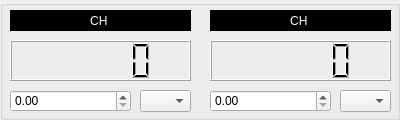
<?xml version="1.0" encoding="UTF-8"?>
<ui version="4.0">
 <class>Form</class>
 <widget class="QWidget" name="Form">
  <property name="geometry">
   <rect>
    <x>0</x>
    <y>0</y>
    <width>400</width>
    <height>120</height>
   </rect>
  </property>
  <property name="minimumSize">
   <size>
    <width>200</width>
    <height>120</height>
   </size>
  </property>
  <property name="maximumSize">
   <size>
    <width>400</width>
    <height>120</height>
   </size>
  </property>
  <property name="windowTitle">
   <string>Form</string>
  </property>
  <widget class="QGroupBox" name="CTL_WIDGET">
   <property name="geometry">
    <rect>
     <x>0</x>
     <y>0</y>
     <width>400</width>
     <height>120</height>
    </rect>
   </property>
   <property name="minimumSize">
    <size>
     <width>200</width>
     <height>120</height>
    </size>
   </property>
   <property name="maximumSize">
    <size>
     <width>400</width>
     <height>120</height>
    </size>
   </property>
   <property name="title">
    <string/>
   </property>
   <widget class="QComboBox" name="BOX_UNIT">
    <property name="geometry">
     <rect>
      <x>140</x>
      <y>90</y>
      <width>51</width>
      <height>22</height>
     </rect>
    </property>
   </widget>
   <widget class="QDoubleSpinBox" name="BOX_VAL">
    <property name="geometry">
     <rect>
      <x>10</x>
      <y>90</y>
      <width>121</width>
      <height>22</height>
     </rect>
    </property>
   </widget>
   <widget class="QLCDNumber" name="DISP_VAL">
    <property name="geometry">
     <rect>
      <x>10</x>
      <y>40</y>
      <width>181</width>
      <height>41</height>
     </rect>
    </property>
   </widget>
   <widget class="QLabel" name="LBL_CH">
    <property name="geometry">
     <rect>
      <x>10</x>
      <y>10</y>
      <width>181</width>
      <height>21</height>
     </rect>
    </property>
    <property name="styleSheet">
     <string notr="true">border: 0px solid;
font: 8pt &quot;Arial Black&quot;;
color:rgb(255,255,255);
background-color:rgb(0,0,0);</string>
    </property>
    <property name="text">
     <string>CH </string>
    </property>
    <property name="alignment">
     <set>Qt::AlignCenter</set>
    </property>
   </widget>
   <widget class="QComboBox" name="BOX_UNIT2">
    <property name="geometry">
     <rect>
      <x>340</x>
      <y>90</y>
      <width>51</width>
      <height>22</height>
     </rect>
    </property>
   </widget>
   <widget class="QDoubleSpinBox" name="BOX_VAL2">
    <property name="geometry">
     <rect>
      <x>210</x>
      <y>90</y>
      <width>121</width>
      <height>22</height>
     </rect>
    </property>
   </widget>
   <widget class="QLCDNumber" name="DISP_VAL2">
    <property name="geometry">
     <rect>
      <x>210</x>
      <y>40</y>
      <width>181</width>
      <height>41</height>
     </rect>
    </property>
   </widget>
   <widget class="QLabel" name="LBL_CH2">
    <property name="geometry">
     <rect>
      <x>210</x>
      <y>10</y>
      <width>181</width>
      <height>21</height>
     </rect>
    </property>
    <property name="styleSheet">
     <string notr="true">border: 0px solid;
font: 8pt &quot;Arial Black&quot;;
color:rgb(255,255,255);
background-color:rgb(0,0,0);</string>
    </property>
    <property name="text">
     <string>CH </string>
    </property>
    <property name="alignment">
     <set>Qt::AlignCenter</set>
    </property>
   </widget>
  </widget>
 </widget>
 <resources/>
 <connections/>
</ui>
